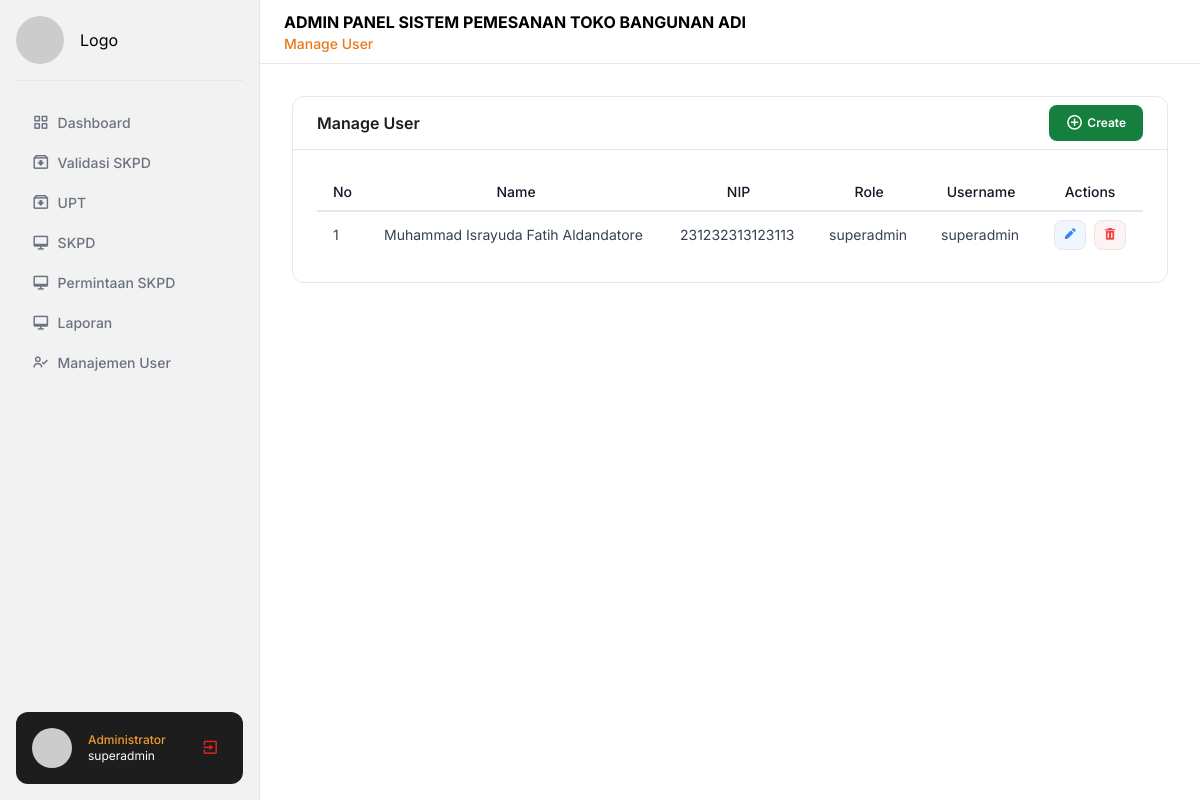
Screenshot of /main/?page=manage-user (signed in) with the database file from the repository.
### tables this page shows
CREATE TABLE `tb_user` (
  `id` int NOT NULL,
  `nama` varchar(255) NOT NULL,
  `nip` varchar(15) NOT NULL,
  `username` varchar(100) NOT NULL,
  `password` varchar(100) NOT NULL,
  `role_id` int NOT NULL,
  `createdAt` datetime NOT NULL,
  `updatedAt` datetime NOT NULL
);

CREATE TABLE `tb_role` (
  `id` int NOT NULL,
  `nama` varchar(255) NOT NULL,
  `status` enum('AKTIF','TIDAK AKTIF') NOT NULL
);

### utilities/func/query.php (called while the page is built, shortened)
<?php
function getData(
  $table,
  $columns = "*",
  $join = "",
  $condition = "",
  $orderBy = "",
  $limit = ""
) {
  global $conn;
  $query = "SELECT $columns FROM $table";
  if (!empty($join)) {
    $query .= " " . $join;
  }
  if (!empty($orderBy)) {
    $query .= " ORDER BY $orderBy";
  }
  $statement = mysqli_prepare($conn, $query);
  mysqli_stmt_execute($statement);
  $data = array();
  $result = mysqli_stmt_get_result($statement);
  while ($row = mysqli_fetch_assoc($result)) {
    $data[] = $row;
  }
  return $data;
}

### components/table/simple-table.php (the view, shortened to what this page needs)
<?php
function baseTable($data, $columns, $get_url, $imageColumns = [])
{
    $html = '<div class="overflow-x-auto">';
    $html .= '<table id="datatable-style" class="min-w-full divide-y-2 divide-gray-200 bg-white text-sm">';
    $html .= '<thead class="ltr:text-left rtl:text-right">';
    $html .= '<tr>';
    $html .= '<th class="whitespace-nowrap px-4 py-2 font-medium text-gray-900 w-[1px]">No</th>';
    foreach ($columns as $key => $column) {
        $html .= '<th class="whitespace-nowrap px-4 py-2 font-medium text-gray-900">' . $column . '</th>';
    }
    $html .= '<th class="whitespace-nowrap px-4 py-2 font-medium text-gray-900 !text-center">Actions</th>';
    $html .= '</tr>';
    $html .= '</thead>';
    $html .= '<tbody class="divide-y divide-gray-200">';
    $number = 1;
    foreach ($data as $row) {
        $html .= '<tr>';
        $html .= '<td class="whitespace-nowrap px-4 py-2 text-gray-700">' . $number . '</td>';
        foreach ($columns as $key => $column) {
            $value = isset($row[$key]) ? $row[$key] : '';
            if (in_array($key, $imageColumns) && !empty($value)) {
                $fileExtension = pathinfo($value, PATHINFO_EXTENSION);
                $fileUrl = $value;
                if (in_array(strtolower($fileExtension), ['jpg', 'jpeg', 'png'])) {
                    $html .= '<td class="px-4 py-2 text-gray-700">
                        <div class="relative group">
                            <img src="../public/' . $fileUrl . '" alt="Thumbnail" class="h-10 w-10 object-cover rounded cursor-pointer" />
                            <div class="hidden group-hover:flex absolute z-10 top-0 left-0 bg-black bg-opacity-75 p-2 rounded items-center justify-center gap-2">
                                <a href="../public/' . $fileUrl . '" target="_blank" class="text-white hover:text-blue-300">
                                    <i class="bx bx-search-alt text-lg"></i>
                                </a>
                                <a href="../public/' . $fileUrl . '" download class="text-white hover:text-green-300">
                                    <i class="bx bx-download text-lg"></i>
                                </a>
                            </div>
                        </div>
                    </td>';
                } else if (strtolower($fileExtension) == 'pdf') {
                    $html .= '<td class="px-4 py-2 text-gray-700">
                        <div class="relative group">
                            <div class="flex items-center text-red-500 cursor-pointer">
                                <i class="bx bxs-file-pdf text-2xl"></i>
                                <span class="ml-1 text-xs">PDF</span>
                            </div>
                            <div class="hidden group-hover:flex absolute z-10 top-0 left-0 bg-black bg-opacity-75 p-2 rounded items-center justify-center gap-2">
                                <a href="../public/' . $fileUrl . '" target="_blank" class="text-white hover:text-blue-300">
                                    <i class="bx bx-search-alt text-lg"></i>
                                </a>
                                <a href="../public/' . $fileUrl . '" download class="text-white hover:text-green-300">
                                    <i class="bx bx-download text-lg"></i>
                                </a>
                            </div>
                        </div>
                    </td>';
                } else {
                    $html .= '<td class="whitespace-nowrap px-4 py-2 text-gray-700">
                        <span class="text-xs text-gray-500">No file</span>
                    </td>';
                }
            } else {
                $html .= '<td class="whitespace-nowrap px-4 py-2 text-gray-700">' . $value . '</td>';
            }
        }
        $html .= '<td class="whitespace-nowrap px-4 py-2 text-gray-700">
                    <div class="flex justify-center items-center gap-2">
                    <a href="?page='. $get_url .'&act=edit&id=' . $row['id'] . '" class="rounded-lg px-2 py-1 bg-blue-50 border hover:bg-blue-100 transition-all">
                        <i class="bx bxs-pencil text-blue-500"></i>
                    </a>
                    <a href="?page='. $get_url .'&act=delete&id=' . $row['id'] . '" class="rounded-lg px-2 py-1 bg-red-50 border hover:bg-red-100 transition-all" onclick="return confirm(\'Apakah anda yakin ingin menghapus ini?\')">
                        <i class="bx bxs-trash text-red-500"></i>
                    </a>
                    </div>
                  </td>';
        $html .= '</tr>';
        $number++;
    }
    $html .= '</tbody>';
    $html .= '</table>';
    $html .= '</div>';
    return $html;
}

### assets/css/index.css (style rules this page uses)
* { font-family: "Inter", sans-serif; }

### rows the page displays
tb_user: nama "Muhammad Israyuda Fatih Aldandatore", nip "231232313123113", role.nama "superadmin", username "superadmin"

### other values shown
$menu['label'] "Dashboard"
$menu['label'] "Validasi SKPD"
$menu['label'] "UPT"
$menu['label'] "SKPD"
$menu['label'] "Permintaan SKPD"
$menu['label'] "Laporan"
$menu['label'] "Manajemen User"
$_SESSION['username'] "superadmin"
$head_title "Manage User"
$column "Name"
$column "NIP"
$column "Role"
$column "Username"
